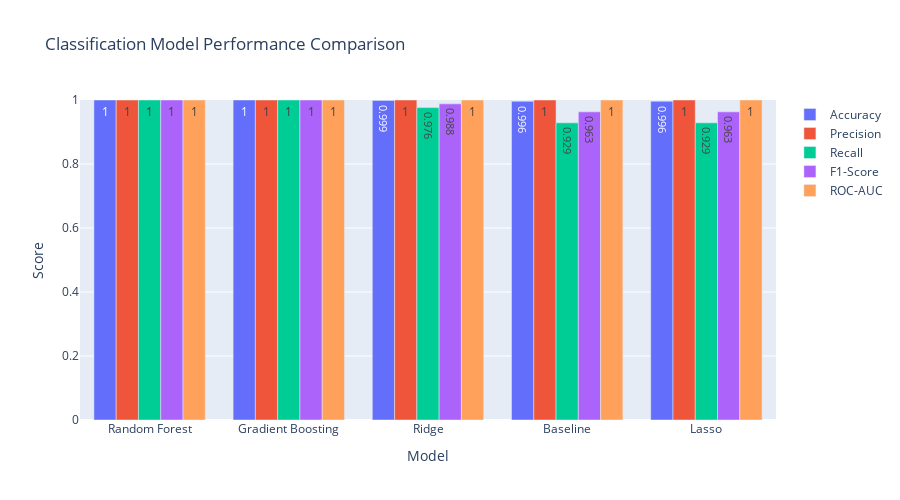

Notebook code for this chart:
### Code cell
# Visualize classification results
fig = go.Figure()

metrics = ['Accuracy', 'Precision', 'Recall', 'F1-Score', 'ROC-AUC']
for metric in metrics:
    fig.add_trace(go.Bar(
        name=metric,
        x=comparison_c['Model'],
        y=comparison_c[metric],
        text=comparison_c[metric].round(3),
        textposition='auto'
    ))

fig.update_layout(
    title='Classification Model Performance Comparison',
    xaxis_title='Model',
    yaxis_title='Score',
    barmode='group',
    height=500,
    yaxis=dict(range=[0, 1])
)
fig.show()

### Figure 1 — Plotly figure (JSON) as saved in the notebook; plotly's stock layout.template omitted (floating-point values rounded to 4 significant figures)
{"data": [{"name": "Accuracy", "text": [1.0, 1.0, 0.999, 0.996, 0.996], "textposition": "auto", "type": "bar", "x": ["Random Forest", "Gradient Boosting", "Ridge", "Baseline", "Lasso"], "y": [1.0, 1.0, 0.9986, 0.9959, 0.9959]}, {"name": "Precision", "text": [1.0, 1.0, 1.0, 1.0, 1.0], "textposition": "auto", "type": "bar", "x": ["Random Forest", "Gradient Boosting", "Ridge", "Baseline", "Lasso"], "y": [1.0, 1.0, 1.0, 1.0, 1.0]}, {"name": "Recall", "text": [1.0, 1.0, 0.976, 0.929, 0.929], "textposition": "auto", "type": "bar", "x": ["Random Forest", "Gradient Boosting", "Ridge", "Baseline", "Lasso"], "y": [1.0, 1.0, 0.9762, 0.9286, 0.9286]}, {"name": "F1-Score", "text": [1.0, 1.0, 0.988, 0.963, 0.963], "textposition": "auto", "type": "bar", "x": ["Random Forest", "Gradient Boosting", "Ridge", "Baseline", "Lasso"], "y": [1.0, 1.0, 0.988, 0.963, 0.963]}, {"name": "ROC-AUC", "text": [1.0, 1.0, 1.0, 1.0, 1.0], "textposition": "auto", "type": "bar", "x": ["Random Forest", "Gradient Boosting", "Ridge", "Baseline", "Lasso"], "y": [1.0, 1.0, 1.0, 0.9999, 1.0]}], "layout": {"barmode": "group", "height": 500, "title": {"text": "Classification Model Performance Comparison"}, "xaxis": {"title": {"text": "Model"}}, "yaxis": {"range": [0, 1], "title": {"text": "Score"}}}}
